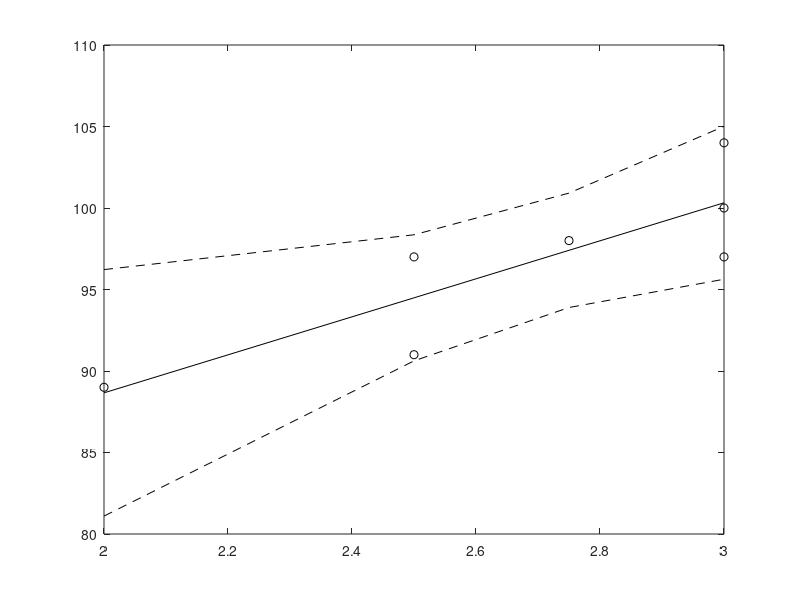
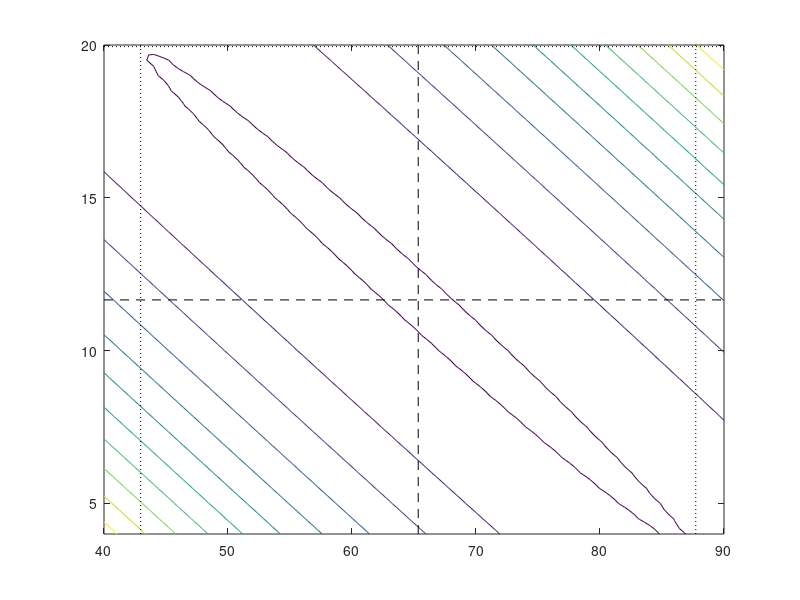

MATLAB code to generate these figures, in order:
% box hunter and hunter welding example linear regression

figure(1); clf; figure(2);clf

x=[2 2.5 2.5 2.75 3 3 3];
y=[89 97 91 98 100 104 97];
figure(1)
plot(x,y,'ko')

% linear regression
X=[x' ones(size(x'))]; y=y';
b=inv(X'*X)*X'*y

model=x*b(1)+b(2);

hold on

plot(x,model,'k')

% prediction interval

ssquared=sum((model-y').^2)./(size(x,2)-2); s=sqrt(ssquared);

for i=1:size(x,2)
	xh=[x(i); 1];
	upper(i)=xh'*b+s*sqrt(xh'*inv(X'*X)*xh)*sqrt(2*4.74);
	lower(i)=xh'*b-s*sqrt(xh'*inv(X'*X)*xh)*sqrt(2*4.74);
end
	
plot(x,upper,'k--');
plot(x,lower,'k--');


% parameter interval

Fvalue=finv(0.95,2,length(x)-2)
%Fvalue=4.74; 
contour95=2*ssquared*Fvalue;

intercept=40:0.4:90; slope=4:0.5:20;

for i=1:size(slope,2)
	for j=1:size(intercept,2)
		S(i,j)=sum((y'-(x*slope(i)+intercept(j))).^2);
	end
end

figure(2)
contour(intercept,slope,S,10); hold on;
contour(intercept,slope,S,[contour95 contour95])

% marginal estimates

invXtX=inv(X'*X);
se_beta1=s*sqrt(invXtX(1,1))
se_beta2=s*sqrt(invXtX(2,2))
tval=tinv(0.975,length(x)-2)
%tval=2.165;

figure(2); hold on

plot([40 90],[b(1) b(1)],'k--')
plot([b(2) b(2)],[4 20],'k--')
plot([b(2)+tval*se_beta2 b(2)+tval*se_beta2],[4 20],'k:')
plot([b(2)-tval*se_beta2 b(2)-tval*se_beta2],[4 20],'k:')
plot([40 90],[b(1)+tval*se_beta1 b(1)+tval*se_beta1],'k:')
plot([40 90],[b(1)-tval*se_beta1 b(1)-tval*se_beta1],'k:')


